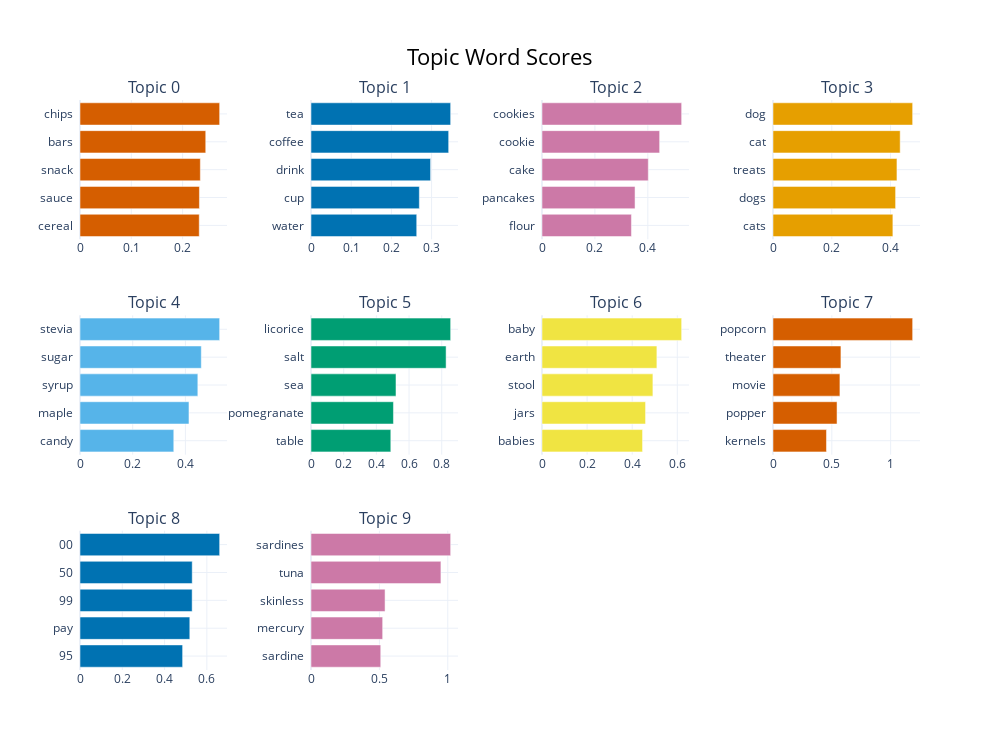

Write notebook code for a chart like this one.
### Code cell
topic_model.visualize_barchart(top_n_topics=10)

### Figure 1 — Plotly figure (JSON) as saved in the notebook; plotly's stock layout.template omitted (floating-point values rounded to 4 significant figures)
{"data": [{"marker": {"color": "#D55E00"}, "orientation": "h", "type": "bar", "x": [0.2324, 0.2328, 0.2345, 0.2451, 0.2722], "xaxis": "x", "y": ["cereal  ", "sauce  ", "snack  ", "bars  ", "chips  "], "yaxis": "y"}, {"marker": {"color": "#0072B2"}, "orientation": "h", "type": "bar", "x": [0.263, 0.2695, 0.2975, 0.3425, 0.3474], "xaxis": "x2", "y": ["water  ", "cup  ", "drink  ", "coffee  ", "tea  "], "yaxis": "y2"}, {"marker": {"color": "#CC79A7"}, "orientation": "h", "type": "bar", "x": [0.338, 0.3517, 0.4017, 0.4446, 0.5278], "xaxis": "x3", "y": ["flour  ", "pancakes  ", "cake  ", "cookie  ", "cookies  "], "yaxis": "y3"}, {"marker": {"color": "#E69F00"}, "orientation": "h", "type": "bar", "x": [0.4081, 0.4173, 0.4219, 0.4329, 0.4753], "xaxis": "x4", "y": ["cats  ", "dogs  ", "treats  ", "cat  ", "dog  "], "yaxis": "y4"}, {"marker": {"color": "#56B4E9"}, "orientation": "h", "type": "bar", "x": [0.3559, 0.4136, 0.4472, 0.4604, 0.53], "xaxis": "x5", "y": ["candy  ", "maple  ", "syrup  ", "sugar  ", "stevia  "], "yaxis": "y5"}, {"marker": {"color": "#009E73"}, "orientation": "h", "type": "bar", "x": [0.4883, 0.5045, 0.5201, 0.8267, 0.8545], "xaxis": "x6", "y": ["table  ", "pomegranate  ", "sea  ", "salt  ", "licorice  "], "yaxis": "y6"}, {"marker": {"color": "#F0E442"}, "orientation": "h", "type": "bar", "x": [0.4459, 0.4592, 0.4918, 0.5095, 0.6193], "xaxis": "x7", "y": ["babies  ", "jars  ", "stool  ", "earth  ", "baby  "], "yaxis": "y7"}, {"marker": {"color": "#D55E00"}, "orientation": "h", "type": "bar", "x": [0.4546, 0.5444, 0.5688, 0.5774, 1.187], "xaxis": "x8", "y": ["kernels  ", "popper  ", "movie  ", "theater  ", "popcorn  "], "yaxis": "y8"}, {"marker": {"color": "#0072B2"}, "orientation": "h", "type": "bar", "x": [0.4854, 0.5193, 0.5304, 0.5308, 0.6605], "xaxis": "x9", "y": ["95  ", "pay  ", "99  ", "50  ", "00  "], "yaxis": "y9"}, {"marker": {"color": "#CC79A7"}, "orientation": "h", "type": "bar", "x": [0.5099, 0.5239, 0.5415, 0.9499, 1.021], "xaxis": "x10", "y": ["sardine  ", "mercury  ", "skinless  ", "tuna  ", "sardines  "], "yaxis": "y10"}], "layout": {"annotations": [{"font": {"size": 16}, "showarrow": false, "text": "Topic 0", "x": 0.0875, "xanchor": "center", "xref": "paper", "y": 1, "yanchor": "bottom", "yref": "paper"}, {"font": {"size": 16}, "showarrow": false, "text": "Topic 1", "x": 0.3625, "xanchor": "center", "xref": "paper", "y": 1, "yanchor": "bottom", "yref": "paper"}, {"font": {"size": 16}, "showarrow": false, "text": "Topic 2", "x": 0.6375, "xanchor": "center", "xref": "paper", "y": 1, "yanchor": "bottom", "yref": "paper"}, {"font": {"size": 16}, "showarrow": false, "text": "Topic 3", "x": 0.9125, "xanchor": "center", "xref": "paper", "y": 1, "yanchor": "bottom", "yref": "paper"}, {"font": {"size": 16}, "showarrow": false, "text": "Topic 4", "x": 0.0875, "xanchor": "center", "xref": "paper", "y": 0.6222, "yanchor": "bottom", "yref": "paper"}, {"font": {"size": 16}, "showarrow": false, "text": "Topic 5", "x": 0.3625, "xanchor": "center", "xref": "paper", "y": 0.6222, "yanchor": "bottom", "yref": "paper"}, {"font": {"size": 16}, "showarrow": false, "text": "Topic 6", "x": 0.6375, "xanchor": "center", "xref": "paper", "y": 0.6222, "yanchor": "bottom", "yref": "paper"}, {"font": {"size": 16}, "showarrow": false, "text": "Topic 7", "x": 0.9125, "xanchor": "center", "xref": "paper", "y": 0.6222, "yanchor": "bottom", "yref": "paper"}, {"font": {"size": 16}, "showarrow": false, "text": "Topic 8", "x": 0.0875, "xanchor": "center", "xref": "paper", "y": 0.2444, "yanchor": "bottom", "yref": "paper"}, {"font": {"size": 16}, "showarrow": false, "text": "Topic 9", "x": 0.3625, "xanchor": "center", "xref": "paper", "y": 0.2444, "yanchor": "bottom", "yref": "paper"}], "height": 750, "hoverlabel": {"bgcolor": "white", "font": {"family": "Rockwell", "size": 16}}, "showlegend": false, "title": {"font": {"color": "Black", "size": 22}, "text": "Topic Word Scores", "x": 0.5, "xanchor": "center", "yanchor": "top"}, "width": 1000, "xaxis": {"anchor": "y", "domain": [0, 0.175], "showgrid": true}, "xaxis10": {"anchor": "y10", "domain": [0.275, 0.45], "showgrid": true}, "xaxis11": {"anchor": "y11", "domain": [0.55, 0.725], "showgrid": true}, "xaxis12": {"anchor": "y12", "domain": [0.825, 1], "showgrid": true}, "xaxis2": {"anchor": "y2", "domain": [0.275, 0.45], "showgrid": true}, "xaxis3": {"anchor": "y3", "domain": [0.55, 0.725], "showgrid": true}, "xaxis4": {"anchor": "y4", "domain": [0.825, 1], "showgrid": true}, "xaxis5": {"anchor": "y5", "domain": [0, 0.175], "showgrid": true}, "xaxis6": {"anchor": "y6", "domain": [0.275, 0.45], "showgrid": true}, "xaxis7": {"anchor": "y7", "domain": [0.55, 0.725], "showgrid": true}, "xaxis8": {"anchor": "y8", "domain": [0.825, 1], "showgrid": true}, "xaxis9": {"anchor": "y9", "domain": [0, 0.175], "showgrid": true}, "yaxis": {"anchor": "x", "domain": [0.7556, 1], "showgrid": true}, "yaxis10": {"anchor": "x10", "domain": [0, 0.2444], "showgrid": true}, "yaxis11": {"anchor": "x11", "domain": [0, 0.2444], "showgrid": true}, "yaxis12": {"anchor": "x12", "domain": [0, 0.2444], "showgrid": true}, "yaxis2": {"anchor": "x2", "domain": [0.7556, 1], "showgrid": true}, "yaxis3": {"anchor": "x3", "domain": [0.7556, 1], "showgrid": true}, "yaxis4": {"anchor": "x4", "domain": [0.7556, 1], "showgrid": true}, "yaxis5": {"anchor": "x5", "domain": [0.3778, 0.6222], "showgrid": true}, "yaxis6": {"anchor": "x6", "domain": [0.3778, 0.6222], "showgrid": true}, "yaxis7": {"anchor": "x7", "domain": [0.3778, 0.6222], "showgrid": true}, "yaxis8": {"anchor": "x8", "domain": [0.3778, 0.6222], "showgrid": true}, "yaxis9": {"anchor": "x9", "domain": [0, 0.2444], "showgrid": true}}}
